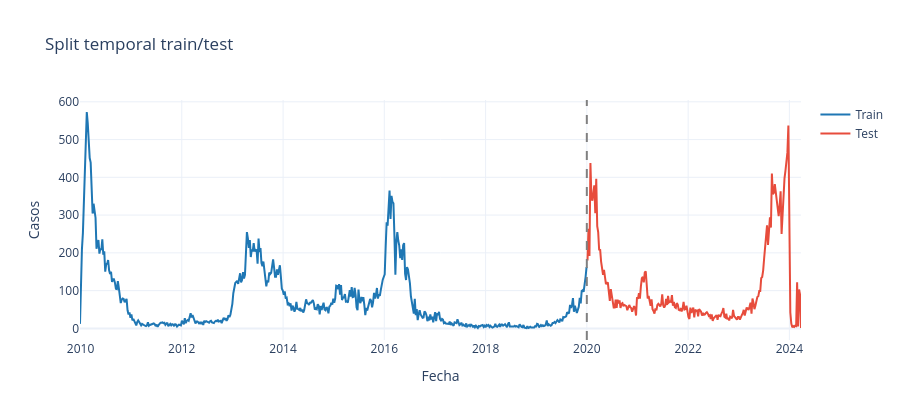

Here is the notebook cell this chart was saved with:
### Markdown cell above
---
## PARTE 3: SPLIT TEMPORAL E IMPUTACION SIN FUGA

El split temporal usa el corte `2020-01-01`. La imputacion se calcula con medias por semana epidemiologica usando solo `train`, y luego se aplica a `train` y `test` para evitar fuga de informacion.

### Code cell
def separar_train_test(serie, fecha_corte=FECHA_CORTE):
    fecha_corte = pd.to_datetime(fecha_corte)
    return serie[serie.ds < fecha_corte].copy(), serie[serie.ds >= fecha_corte].copy()


def calcular_medias_estacionales(train):
    aux = train.copy()
    aux['semana_anio'] = aux.ds.dt.isocalendar().week.astype(int)
    return aux.groupby('semana_anio')['y'].mean().to_dict(), aux['y'].mean()


def imputar_por_media_estacional(datos, medias_estacionales, media_global):
    datos = datos.copy()
    semana = datos.ds.dt.isocalendar().week.astype(int)
    datos['y'] = datos['y'].where(datos['y'].notna(), semana.map(medias_estacionales).fillna(media_global))
    return datos


def graficar_split(train, test):
    fig = go.Figure()
    fig.add_trace(go.Scatter(x=train.ds, y=train.y, mode='lines', name='Train', line=dict(color='#1f77b4')))
    fig.add_trace(go.Scatter(x=test.ds, y=test.y, mode='lines', name='Test', line=dict(color='#e74c3c')))
    fig.add_vline(x=pd.to_datetime(FECHA_CORTE), line_dash='dash', line_color='gray')
    fig.update_layout(title='Split temporal train/test', xaxis_title='Fecha', yaxis_title='Casos', template='plotly_white', height=420)
    fig.show()


train, test = separar_train_test(df)
medias_estacionales, media_global_train = calcular_medias_estacionales(train)
train = imputar_por_media_estacional(train, medias_estacionales, media_global_train)
test = imputar_por_media_estacional(test, medias_estacionales, media_global_train)
df = pd.concat([train, test], ignore_index=True).sort_values('ds').reset_index(drop=True)

print(f'TRAIN: {len(train)} observaciones ({train.ds.min().date()} -> {train.ds.max().date()})')
print(f'TEST:  {len(test)} observaciones ({test.ds.min().date()} -> {test.ds.max().date()})')
print(f'NaN total despues de imputar: {df.y.isna().sum()}')
graficar_split(train, test)

### Figure 1 — Plotly figure (JSON) as saved in the notebook; plotly's stock layout.template omitted (floating-point values rounded to 4 significant figures; data arrays with more than 128 entries replaced by an {"elided": "..."} marker saying what was removed)
{"data": [{"line": {"color": "#1f77b4"}, "mode": "lines", "name": "Train", "type": "scatter", "x": {"elided": "523 str values"}, "y": {"elided": "523 float values"}}, {"line": {"color": "#e74c3c"}, "mode": "lines", "name": "Test", "type": "scatter", "x": {"elided": "221 str values"}, "y": {"elided": "221 float values"}}], "layout": {"height": 420, "shapes": [{"line": {"color": "gray", "dash": "dash"}, "type": "line", "x0": "2020-01-01T00:00:00", "x1": "2020-01-01T00:00:00", "xref": "x", "y0": 0, "y1": 1, "yref": "y domain"}], "title": {"text": "Split temporal train/test"}, "xaxis": {"title": {"text": "Fecha"}}, "yaxis": {"title": {"text": "Casos"}}}}
